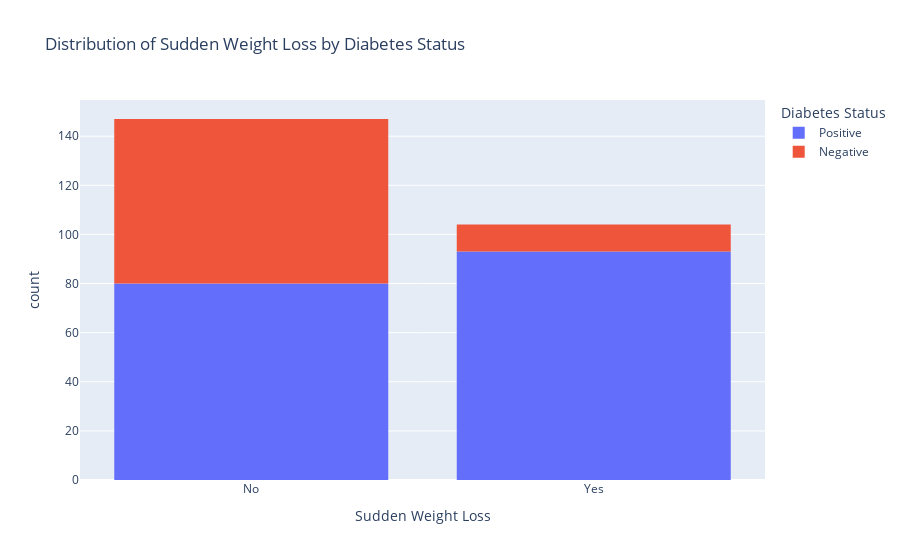

Source (notebook cell):
### Markdown cell above
If a person has polydipsia (excessive thirst), there's a 70% chance they will develop diabetes. If they don’t have polydipsia, there's a 96% chance they won’t get diabetes.

### Code cell
swl = px.histogram(Diabetes, x = 'sudden weight loss', color = 'class', title="Distribution of Sudden Weight Loss by Diabetes Status",
    labels={"sudden weight loss": "Sudden Weight Loss", "count": "Number of Cases", "class": "Diabetes Status"})
swl.show()

plttblswl= ['sudden weight loss', 'class']
qm = sns.light_palette("green", as_cmap=True)
(round(pd.crosstab(Diabetes[plttblswl[0]], Diabetes[plttblswl[1]], normalize='columns') * 100,2)).style.background_gradient(cmap = qm)

### Figure 1 — Plotly figure (JSON) as saved in the notebook; plotly's stock layout.template omitted (floating-point values rounded to 4 significant figures; data arrays with more than 128 entries replaced by an {"elided": "..."} marker saying what was removed)
{"data": [{"alignmentgroup": "True", "bingroup": "x", "hovertemplate": "Diabetes Status=Positive<br>Sudden Weight Loss=%{x}<br>count=%{y}<extra></extra>", "legendgroup": "Positive", "marker": {"color": "#636efa", "pattern": {"shape": ""}}, "name": "Positive", "offsetgroup": "Positive", "orientation": "v", "showlegend": true, "type": "histogram", "x": {"elided": "173 str values"}, "xaxis": "x", "yaxis": "y"}, {"alignmentgroup": "True", "bingroup": "x", "hovertemplate": "Diabetes Status=Negative<br>Sudden Weight Loss=%{x}<br>count=%{y}<extra></extra>", "legendgroup": "Negative", "marker": {"color": "#EF553B", "pattern": {"shape": ""}}, "name": "Negative", "offsetgroup": "Negative", "orientation": "v", "showlegend": true, "type": "histogram", "x": ["Yes", "Yes", "No", "No", "No", "No", "No", "No", "Yes", "Yes", "No", "No", "No", "No", "No", "No", "No", "No", "No", "No", "No", "Yes", "No", "No", "No", "No", "Yes", "No", "No", "Yes", "No", "No", "No", "No", "No", "No", "No", "No", "No", "No", "No", "No", "No", "No", "No", "No", "No", "No", "No", "No", "No", "Yes", "No", "No", "No", "Yes", "No", "No", "No", "No", "No", "Yes", "No", "No", "No", "No", "No", "No", "No", "No", "Yes", "No", "No", "No", "No", "No", "No", "No"], "xaxis": "x", "yaxis": "y"}], "layout": {"autosize": true, "barmode": "relative", "legend": {"title": {"text": "Diabetes Status"}, "tracegroupgap": 0}, "title": {"text": "Distribution of Sudden Weight Loss by Diabetes Status"}, "xaxis": {"anchor": "y", "autorange": true, "domain": [0, 1], "range": [-0.5, 1.5], "title": {"text": "Sudden Weight Loss"}, "type": "category"}, "yaxis": {"anchor": "x", "autorange": true, "domain": [0, 1], "range": [0, 154.7], "title": {"text": "count"}}}}
